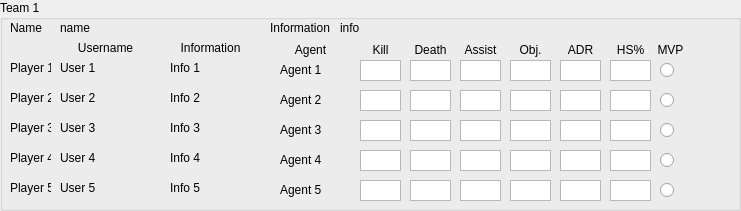
     <widget class="QGroupBox" name="team_post_1">
      <property name="geometry">
       <rect>
        <x>0</x>
        <y>0</y>
        <width>741</width>
        <height>211</height>
       </rect>
      </property>
      <property name="title">
       <string>Team 1</string>
      </property>
      <widget class="QTextEdit" name="kill_post_1">
       <property name="geometry">
        <rect>
         <x>360</x>
         <y>60</y>
         <width>41</width>
         <height>21</height>
        </rect>
       </property>
       <property name="verticalScrollBarPolicy">
        <enum>Qt::ScrollBarAlwaysOff</enum>
       </property>
      </widget>
      <widget class="QTextEdit" name="death_post_1">
       <property name="geometry">
        <rect>
         <x>410</x>
         <y>60</y>
         <width>41</width>
         <height>21</height>
        </rect>
       </property>
       <property name="verticalScrollBarPolicy">
        <enum>Qt::ScrollBarAlwaysOff</enum>
       </property>
      </widget>
      <widget class="QTextEdit" name="assist_post_1">
       <property name="geometry">
        <rect>
         <x>460</x>
         <y>60</y>
         <width>41</width>
         <height>21</height>
        </rect>
       </property>
       <property name="verticalScrollBarPolicy">
        <enum>Qt::ScrollBarAlwaysOff</enum>
       </property>
      </widget>
      <widget class="QLabel" name="player_post_label_1">
       <property name="geometry">
        <rect>
         <x>10</x>
         <y>60</y>
         <width>41</width>
         <height>16</height>
        </rect>
       </property>
       <property name="text">
        <string>Player 1</string>
       </property>
      </widget>
      <widget class="QTextEdit" name="plant_post_1">
       <property name="geometry">
        <rect>
         <x>510</x>
         <y>60</y>
         <width>41</width>
         <height>21</height>
        </rect>
       </property>
       <property name="verticalScrollBarPolicy">
        <enum>Qt::ScrollBarAlwaysOff</enum>
       </property>
      </widget>
      <widget class="QLabel" name="user_post_1">
       <property name="geometry">
        <rect>
         <x>60</x>
         <y>40</y>
         <width>91</width>
         <height>16</height>
        </rect>
       </property>
       <property name="text">
        <string>Username</string>
       </property>
       <property name="alignment">
        <set>Qt::AlignCenter</set>
       </property>
      </widget>
      <widget class="QLabel" name="info_post_1">
       <property name="geometry">
        <rect>
         <x>160</x>
         <y>40</y>
         <width>101</width>
         <height>16</height>
        </rect>
       </property>
       <property name="text">
        <string>Information</string>
       </property>
       <property name="alignment">
        <set>Qt::AlignCenter</set>
       </property>
      </widget>
      <widget class="QLabel" name="agent_post_label">
       <property name="geometry">
        <rect>
         <x>270</x>
         <y>40</y>
         <width>81</width>
         <height>20</height>
        </rect>
       </property>
       <property name="text">
        <string>Agent</string>
       </property>
       <property name="alignment">
        <set>Qt::AlignCenter</set>
       </property>
      </widget>
      <widget class="QLabel" name="killlabel_2">
       <property name="geometry">
        <rect>
         <x>360</x>
         <y>40</y>
         <width>41</width>
         <height>20</height>
        </rect>
       </property>
       <property name="text">
        <string>Kill</string>
       </property>
       <property name="alignment">
        <set>Qt::AlignCenter</set>
       </property>
      </widget>
      <widget class="QLabel" name="deathlabel_2">
       <property name="geometry">
        <rect>
         <x>410</x>
         <y>40</y>
         <width>41</width>
         <height>20</height>
        </rect>
       </property>
       <property name="text">
        <string>Death</string>
       </property>
       <property name="alignment">
        <set>Qt::AlignCenter</set>
       </property>
      </widget>
      <widget class="QLabel" name="assistlabel_2">
       <property name="geometry">
        <rect>
         <x>460</x>
         <y>40</y>
         <width>41</width>
         <height>20</height>
        </rect>
       </property>
       <property name="text">
        <string>Assist</string>
       </property>
       <property name="alignment">
        <set>Qt::AlignCenter</set>
       </property>
      </widget>
      <widget class="QLabel" name="objlabel_2">
       <property name="geometry">
        <rect>
         <x>510</x>
         <y>40</y>
         <width>41</width>
         <height>20</height>
        </rect>
       </property>
       <property name="text">
        <string>Obj.</string>
       </property>
       <property name="alignment">
        <set>Qt::AlignCenter</set>
       </property>
      </widget>
      <widget class="QLabel" name="team_label_3">
       <property name="geometry">
        <rect>
         <x>10</x>
         <y>20</y>
         <width>51</width>
         <height>16</height>
        </rect>
       </property>
       <property name="text">
        <string>Name</string>
       </property>
      </widget>
      <widget class="QLabel" name="info_label_3">
       <property name="geometry">
        <rect>
         <x>270</x>
         <y>20</y>
         <width>61</width>
         <height>16</height>
        </rect>
       </property>
       <property name="text">
        <string>Information</string>
       </property>
      </widget>
      <widget class="QTextEdit" name="adr_post_1">
       <property name="geometry">
        <rect>
         <x>560</x>
         <y>60</y>
         <width>41</width>
         <height>21</height>
        </rect>
       </property>
       <property name="verticalScrollBarPolicy">
        <enum>Qt::ScrollBarAlwaysOff</enum>
       </property>
      </widget>
      <widget class="QLabel" name="adrlabel">
       <property name="geometry">
        <rect>
         <x>560</x>
         <y>40</y>
         <width>41</width>
         <height>20</height>
        </rect>
       </property>
       <property name="text">
        <string>ADR</string>
       </property>
       <property name="alignment">
        <set>Qt::AlignCenter</set>
       </property>
      </widget>
      <widget class="QTextEdit" name="hs_post_1">
       <property name="geometry">
        <rect>
         <x>610</x>
         <y>60</y>
         <width>41</width>
         <height>21</height>
        </rect>
       </property>
       <property name="verticalScrollBarPolicy">
        <enum>Qt::ScrollBarAlwaysOff</enum>
       </property>
      </widget>
      <widget class="QLabel" name="hs_label">
       <property name="geometry">
        <rect>
         <x>610</x>
         <y>40</y>
         <width>41</width>
         <height>20</height>
        </rect>
       </property>
       <property name="text">
        <string>HS%</string>
       </property>
       <property name="alignment">
        <set>Qt::AlignCenter</set>
       </property>
      </widget>
      <widget class="QLabel" name="player_post_1">
       <property name="geometry">
        <rect>
         <x>60</x>
         <y>60</y>
         <width>91</width>
         <height>16</height>
        </rect>
       </property>
       <property name="text">
        <string>User 1</string>
       </property>
      </widget>
      <widget class="QLabel" name="player_info_post_1">
       <property name="geometry">
        <rect>
         <x>170</x>
         <y>60</y>
         <width>91</width>
         <height>16</height>
        </rect>
       </property>
       <property name="text">
        <string>Info 1</string>
       </property>
      </widget>
      <widget class="QLabel" name="agent_post_1">
       <property name="geometry">
        <rect>
         <x>280</x>
         <y>60</y>
         <width>71</width>
         <height>20</height>
        </rect>
       </property>
       <property name="text">
        <string>Agent 1</string>
       </property>
      </widget>
      <widget class="QLabel" name="mvp_label">
       <property name="geometry">
        <rect>
         <x>650</x>
         <y>40</y>
         <width>41</width>
         <height>20</height>
        </rect>
       </property>
       <property name="text">
        <string>MVP</string>
       </property>
       <property name="alignment">
        <set>Qt::AlignCenter</set>
       </property>
      </widget>
      <widget class="QRadioButton" name="mvp_radio_1">
       <property name="geometry">
        <rect>
         <x>660</x>
         <y>60</y>
         <width>16</width>
         <height>21</height>
        </rect>
       </property>
       <property name="text">
        <string/>
       </property>
      </widget>
      <widget class="QTextEdit" name="kill_post_2">
       <property name="geometry">
        <rect>
         <x>360</x>
         <y>90</y>
         <width>41</width>
         <height>21</height>
        </rect>
       </property>
       <property name="verticalScrollBarPolicy">
        <enum>Qt::ScrollBarAlwaysOff</enum>
       </property>
      </widget>
      <widget class="QLabel" name="player_info_post_2">
       <property name="geometry">
        <rect>
         <x>170</x>
         <y>90</y>
         <width>91</width>
         <height>16</height>
        </rect>
       </property>
       <property name="text">
        <string>Info 2</string>
       </property>
      </widget>
      <widget class="QRadioButton" name="mvp_radio_2">
       <property name="geometry">
        <rect>
         <x>660</x>
         <y>90</y>
         <width>16</width>
         <height>21</height>
        </rect>
       </property>
       <property name="text">
        <string/>
       </property>
      </widget>
      <widget class="QLabel" name="agent_post_2">
       <property name="geometry">
        <rect>
         <x>280</x>
         <y>90</y>
         <width>71</width>
         <height>20</height>
        </rect>
       </property>
       <property name="text">
        <string>Agent 2</string>
       </property>
      </widget>
      <widget class="QTextEdit" name="adr_post_2">
       <property name="geometry">
        <rect>
         <x>560</x>
         <y>90</y>
         <width>41</width>
         <height>21</height>
        </rect>
       </property>
       <property name="verticalScrollBarPolicy">
        <enum>Qt::ScrollBarAlwaysOff</enum>
       </property>
      </widget>
      <widget class="QTextEdit" name="death_post_2">
       <property name="geometry">
        <rect>
         <x>410</x>
         <y>90</y>
         <width>41</width>
         <height>21</height>
        </rect>
       </property>
       <property name="verticalScrollBarPolicy">
        <enum>Qt::ScrollBarAlwaysOff</enum>
       </property>
      </widget>
      <widget class="QTextEdit" name="assist_post_2">
       <property name="geometry">
        <rect>
         <x>460</x>
         <y>90</y>
         <width>41</width>
         <height>21</height>
        </rect>
       </property>
       <property name="verticalScrollBarPolicy">
        <enum>Qt::ScrollBarAlwaysOff</enum>
       </property>
      </widget>
      <widget class="QLabel" name="player_post_label_2">
       <property name="geometry">
        <rect>
         <x>10</x>
         <y>90</y>
         <width>41</width>
         <height>16</height>
        </rect>
       </property>
       <property name="text">
        <string>Player 2</string>
       </property>
      </widget>
      <widget class="QTextEdit" name="hs_post_2">
       <property name="geometry">
        <rect>
         <x>610</x>
         <y>90</y>
         <width>41</width>
         <height>21</height>
        </rect>
       </property>
       <property name="verticalScrollBarPolicy">
        <enum>Qt::ScrollBarAlwaysOff</enum>
       </property>
      </widget>
      <widget class="QTextEdit" name="plant_post_2">
       <property name="geometry">
        <rect>
         <x>510</x>
         <y>90</y>
         <width>41</width>
         <height>21</height>
        </rect>
       </property>
       <property name="verticalScrollBarPolicy">
        <enum>Qt::ScrollBarAlwaysOff</enum>
       </property>
      </widget>
      <widget class="QLabel" name="player_post_2">
       <property name="geometry">
        <rect>
         <x>60</x>
         <y>90</y>
         <width>91</width>
         <height>16</height>
        </rect>
       </property>
       <property name="text">
        <string>User 2</string>
       </property>
      </widget>
      <widget class="QTextEdit" name="kill_post_3">
       <property name="geometry">
        <rect>
         <x>360</x>
         <y>120</y>
         <width>41</width>
         <height>21</height>
        </rect>
       </property>
       <property name="verticalScrollBarPolicy">
        <enum>Qt::ScrollBarAlwaysOff</enum>
       </property>
      </widget>
      <widget class="QLabel" name="player_info_post_3">
       <property name="geometry">
        <rect>
         <x>170</x>
         <y>120</y>
         <width>91</width>
         <height>16</height>
        </rect>
       </property>
       <property name="text">
        <string>Info 3</string>
       </property>
      </widget>
      <widget class="QRadioButton" name="mvp_radio_3">
       <property name="geometry">
        <rect>
         <x>660</x>
         <y>120</y>
         <width>16</width>
         <height>21</height>
        </rect>
       </property>
       <property name="text">
        <string/>
       </property>
      </widget>
      <widget class="QLabel" name="agent_post_3">
       <property name="geometry">
        <rect>
         <x>280</x>
         <y>120</y>
         <width>71</width>
         <height>20</height>
        </rect>
       </property>
       <property name="text">
        <string>Agent 3</string>
       </property>
      </widget>
      <widget class="QTextEdit" name="adr_post_3">
       <property name="geometry">
        <rect>
         <x>560</x>
         <y>120</y>
         <width>41</width>
         <height>21</height>
        </rect>
       </property>
       <property name="verticalScrollBarPolicy">
        <enum>Qt::ScrollBarAlwaysOff</enum>
       </property>
      </widget>
      <widget class="QTextEdit" name="death_post_3">
       <property name="geometry">
        <rect>
         <x>410</x>
         <y>120</y>
         <width>41</width>
         <height>21</height>
        </rect>
       </property>
       <property name="verticalScrollBarPolicy">
        <enum>Qt::ScrollBarAlwaysOff</enum>
       </property>
      </widget>
      <widget class="QTextEdit" name="assist_post_3">
       <property name="geometry">
        <rect>
         <x>460</x>
         <y>120</y>
         <width>41</width>
         <height>21</height>
        </rect>
       </property>
       <property name="verticalScrollBarPolicy">
        <enum>Qt::ScrollBarAlwaysOff</enum>
       </property>
      </widget>
      <widget class="QLabel" name="player_post_label_3">
       <property name="geometry">
        <rect>
         <x>10</x>
         <y>120</y>
         <width>41</width>
         <height>16</height>
        </rect>
       </property>
       <property name="text">
        <string>Player 3</string>
       </property>
      </widget>
      <widget class="QTextEdit" name="hs_post_3">
       <property name="geometry">
        <rect>
         <x>610</x>
         <y>120</y>
         <width>41</width>
         <height>21</height>
        </rect>
       </property>
       <property name="verticalScrollBarPolicy">
        <enum>Qt::ScrollBarAlwaysOff</enum>
       </property>
      </widget>
      <widget class="QTextEdit" name="plant_post_3">
       <property name="geometry">
        <rect>
         <x>510</x>
         <y>120</y>
         <width>41</width>
         <height>21</height>
        </rect>
       </property>
       <property name="verticalScrollBarPolicy">
        <enum>Qt::ScrollBarAlwaysOff</enum>
       </property>
      </widget>
      <widget class="QLabel" name="player_post_3">
       <property name="geometry">
        <rect>
         <x>60</x>
         <y>120</y>
         <width>91</width>
         <height>16</height>
        </rect>
       </property>
       <property name="text">
        <string>User 3</string>
       </property>
      </widget>
      <widget class="QTextEdit" name="kill_post_4">
       <property name="geometry">
        <rect>
         <x>360</x>
         <y>150</y>
         <width>41</width>
         <height>21</height>
        </rect>
       </property>
       <property name="verticalScrollBarPolicy">
        <enum>Qt::ScrollBarAlwaysOff</enum>
       </property>
      </widget>
      <widget class="QLabel" name="player_info_post_4">
       <property name="geometry">
        <rect>
         <x>170</x>
         <y>150</y>
         <width>91</width>
         <height>16</height>
        </rect>
       </property>
       <property name="text">
        <string>Info 4</string>
       </property>
      </widget>
      <widget class="QRadioButton" name="mvp_radio_4">
       <property name="geometry">
        <rect>
         <x>660</x>
         <y>150</y>
         <width>16</width>
         <height>21</height>
        </rect>
       </property>
       <property name="text">
        <string/>
       </property>
      </widget>
      <widget class="QLabel" name="agent_post_4">
       <property name="geometry">
        <rect>
         <x>280</x>
         <y>150</y>
         <width>71</width>
         <height>20</height>
        </rect>
       </property>
       <property name="text">
        <string>Agent 4</string>
       </property>
      </widget>
      <widget class="QTextEdit" name="adr_post_4">
       <property name="geometry">
        <rect>
         <x>560</x>
         <y>150</y>
         <width>41</width>
         <height>21</height>
        </rect>
       </property>
       <property name="verticalScrollBarPolicy">
        <enum>Qt::ScrollBarAlwaysOff</enum>
       </property>
      </widget>
      <widget class="QTextEdit" name="death_post_4">
       <property name="geometry">
        <rect>
         <x>410</x>
         <y>150</y>
         <width>41</width>
         <height>21</height>
        </rect>
       </property>
       <property name="verticalScrollBarPolicy">
        <enum>Qt::ScrollBarAlwaysOff</enum>
       </property>
      </widget>
      <widget class="QTextEdit" name="assist_post_4">
       <property name="geometry">
        <rect>
         <x>460</x>
         <y>150</y>
         <width>41</width>
         <height>21</height>
        </rect>
       </property>
       <property name="verticalScrollBarPolicy">
        <enum>Qt::ScrollBarAlwaysOff</enum>
       </property>
      </widget>
      <widget class="QLabel" name="player_post_label_4">
       <property name="geometry">
        <rect>
         <x>10</x>
         <y>150</y>
         <width>41</width>
         <height>16</height>
        </rect>
       </property>
       <property name="text">
        <string>Player 4</string>
       </property>
      </widget>
      <widget class="QTextEdit" name="hs_post_4">
       <property name="geometry">
        <rect>
         <x>610</x>
         <y>150</y>
         <width>41</width>
         <height>21</height>
        </rect>
       </property>
       <property name="verticalScrollBarPolicy">
        <enum>Qt::ScrollBarAlwaysOff</enum>
       </property>
      </widget>
      <widget class="QTextEdit" name="plant_post_4">
       <property name="geometry">
        <rect>
         <x>510</x>
         <y>150</y>
         <width>41</width>
         <height>21</height>
        </rect>
       </property>
       <property name="verticalScrollBarPolicy">
        <enum>Qt::ScrollBarAlwaysOff</enum>
       </property>
      </widget>
      <widget class="QLabel" name="player_post_4">
       <property name="geometry">
        <rect>
         <x>60</x>
         <y>150</y>
         <width>91</width>
         <height>16</height>
        </rect>
       </property>
       <property name="text">
        <string>User 4</string>
       </property>
      </widget>
      <widget class="QTextEdit" name="kill_post_5">
       <property name="geometry">
        <rect>
         <x>360</x>
         <y>180</y>
         <width>41</width>
         <height>21</height>
        </rect>
       </property>
       <property name="verticalScrollBarPolicy">
        <enum>Qt::ScrollBarAlwaysOff</enum>
       </property>
      </widget>
      <widget class="QLabel" name="player_info_post_5">
       <property name="geometry">
        <rect>
         <x>170</x>
         <y>180</y>
         <width>91</width>
         <height>16</height>
        </rect>
       </property>
       <property name="text">
        <string>Info 5</string>
       </property>
      </widget>
      <widget class="QRadioButton" name="mvp_radio_5">
       <property name="geometry">
        <rect>
         <x>660</x>
         <y>180</y>
         <width>16</width>
         <height>21</height>
        </rect>
       </property>
       <property name="text">
        <string/>
       </property>
      </widget>
      <widget class="QLabel" name="agent_post_5">
       <property name="geometry">
        <rect>
         <x>280</x>
         <y>180</y>
         <width>71</width>
         <height>20</height>
        </rect>
       </property>
       <property name="text">
        <string>Agent 5</string>
       </property>
      </widget>
      <widget class="QTextEdit" name="adr_post_5">
       <property name="geometry">
        <rect>
         <x>560</x>
         <y>180</y>
         <width>41</width>
         <height>21</height>
        </rect>
       </property>
       <property name="verticalScrollBarPolicy">
        <enum>Qt::ScrollBarAlwaysOff</enum>
       </property>
      </widget>
      <widget class="QTextEdit" name="death_post_5">
       <property name="geometry">
        <rect>
         <x>410</x>
         <y>180</y>
         <width>41</width>
         <height>21</height>
        </rect>
       </property>
       <property name="verticalScrollBarPolicy">
        <enum>Qt::ScrollBarAlwaysOff</enum>
       </property>
      </widget>
      <widget class="QTextEdit" name="assist_post_5">
       <property name="geometry">
        <rect>
         <x>460</x>
         <y>180</y>
         <width>41</width>
         <height>21</height>
        </rect>
       </property>
       <property name="verticalScrollBarPolicy">
        <enum>Qt::ScrollBarAlwaysOff</enum>
       </property>
      </widget>
      <widget class="QLabel" name="player_post_label_5">
       <property name="geometry">
        <rect>
         <x>10</x>
         <y>180</y>
         <width>41</width>
         <height>16</height>
        </rect>
       </property>
       <property name="text">
        <string>Player 5</string>
       </property>
      </widget>
      <widget class="QTextEdit" name="hs_post_5">
       <property name="geometry">
        <rect>
         <x>610</x>
         <y>180</y>
         <width>41</width>
         <height>21</height>
        </rect>
       </property>
       <property name="verticalScrollBarPolicy">
        <enum>Qt::ScrollBarAlwaysOff</enum>
       </property>
      </widget>
      <widget class="QTextEdit" name="plant_post_5">
       <property name="geometry">
        <rect>
         <x>510</x>
         <y>180</y>
         <width>41</width>
         <height>21</height>
        </rect>
       </property>
       <property name="verticalScrollBarPolicy">
        <enum>Qt::ScrollBarAlwaysOff</enum>
       </property>
      </widget>
      <widget class="QLabel" name="player_post_5">
       <property name="geometry">
        <rect>
         <x>60</x>
         <y>180</y>
         <width>91</width>
         <height>16</height>
        </rect>
       </property>
       <property name="text">
        <string>User 5</string>
       </property>
      </widget>
      <widget class="QLabel" name="team_name_post_1">
       <property name="geometry">
        <rect>
         <x>60</x>
         <y>20</y>
         <width>181</width>
         <height>16</height>
        </rect>
       </property>
       <property name="text">
        <string>name</string>
       </property>
      </widget>
      <widget class="QLabel" name="info_post_4">
       <property name="geometry">
        <rect>
         <x>340</x>
         <y>20</y>
         <width>181</width>
         <height>16</height>
        </rect>
       </property>
       <property name="text">
        <string>info</string>
       </property>
      </widget>
     </widget>
